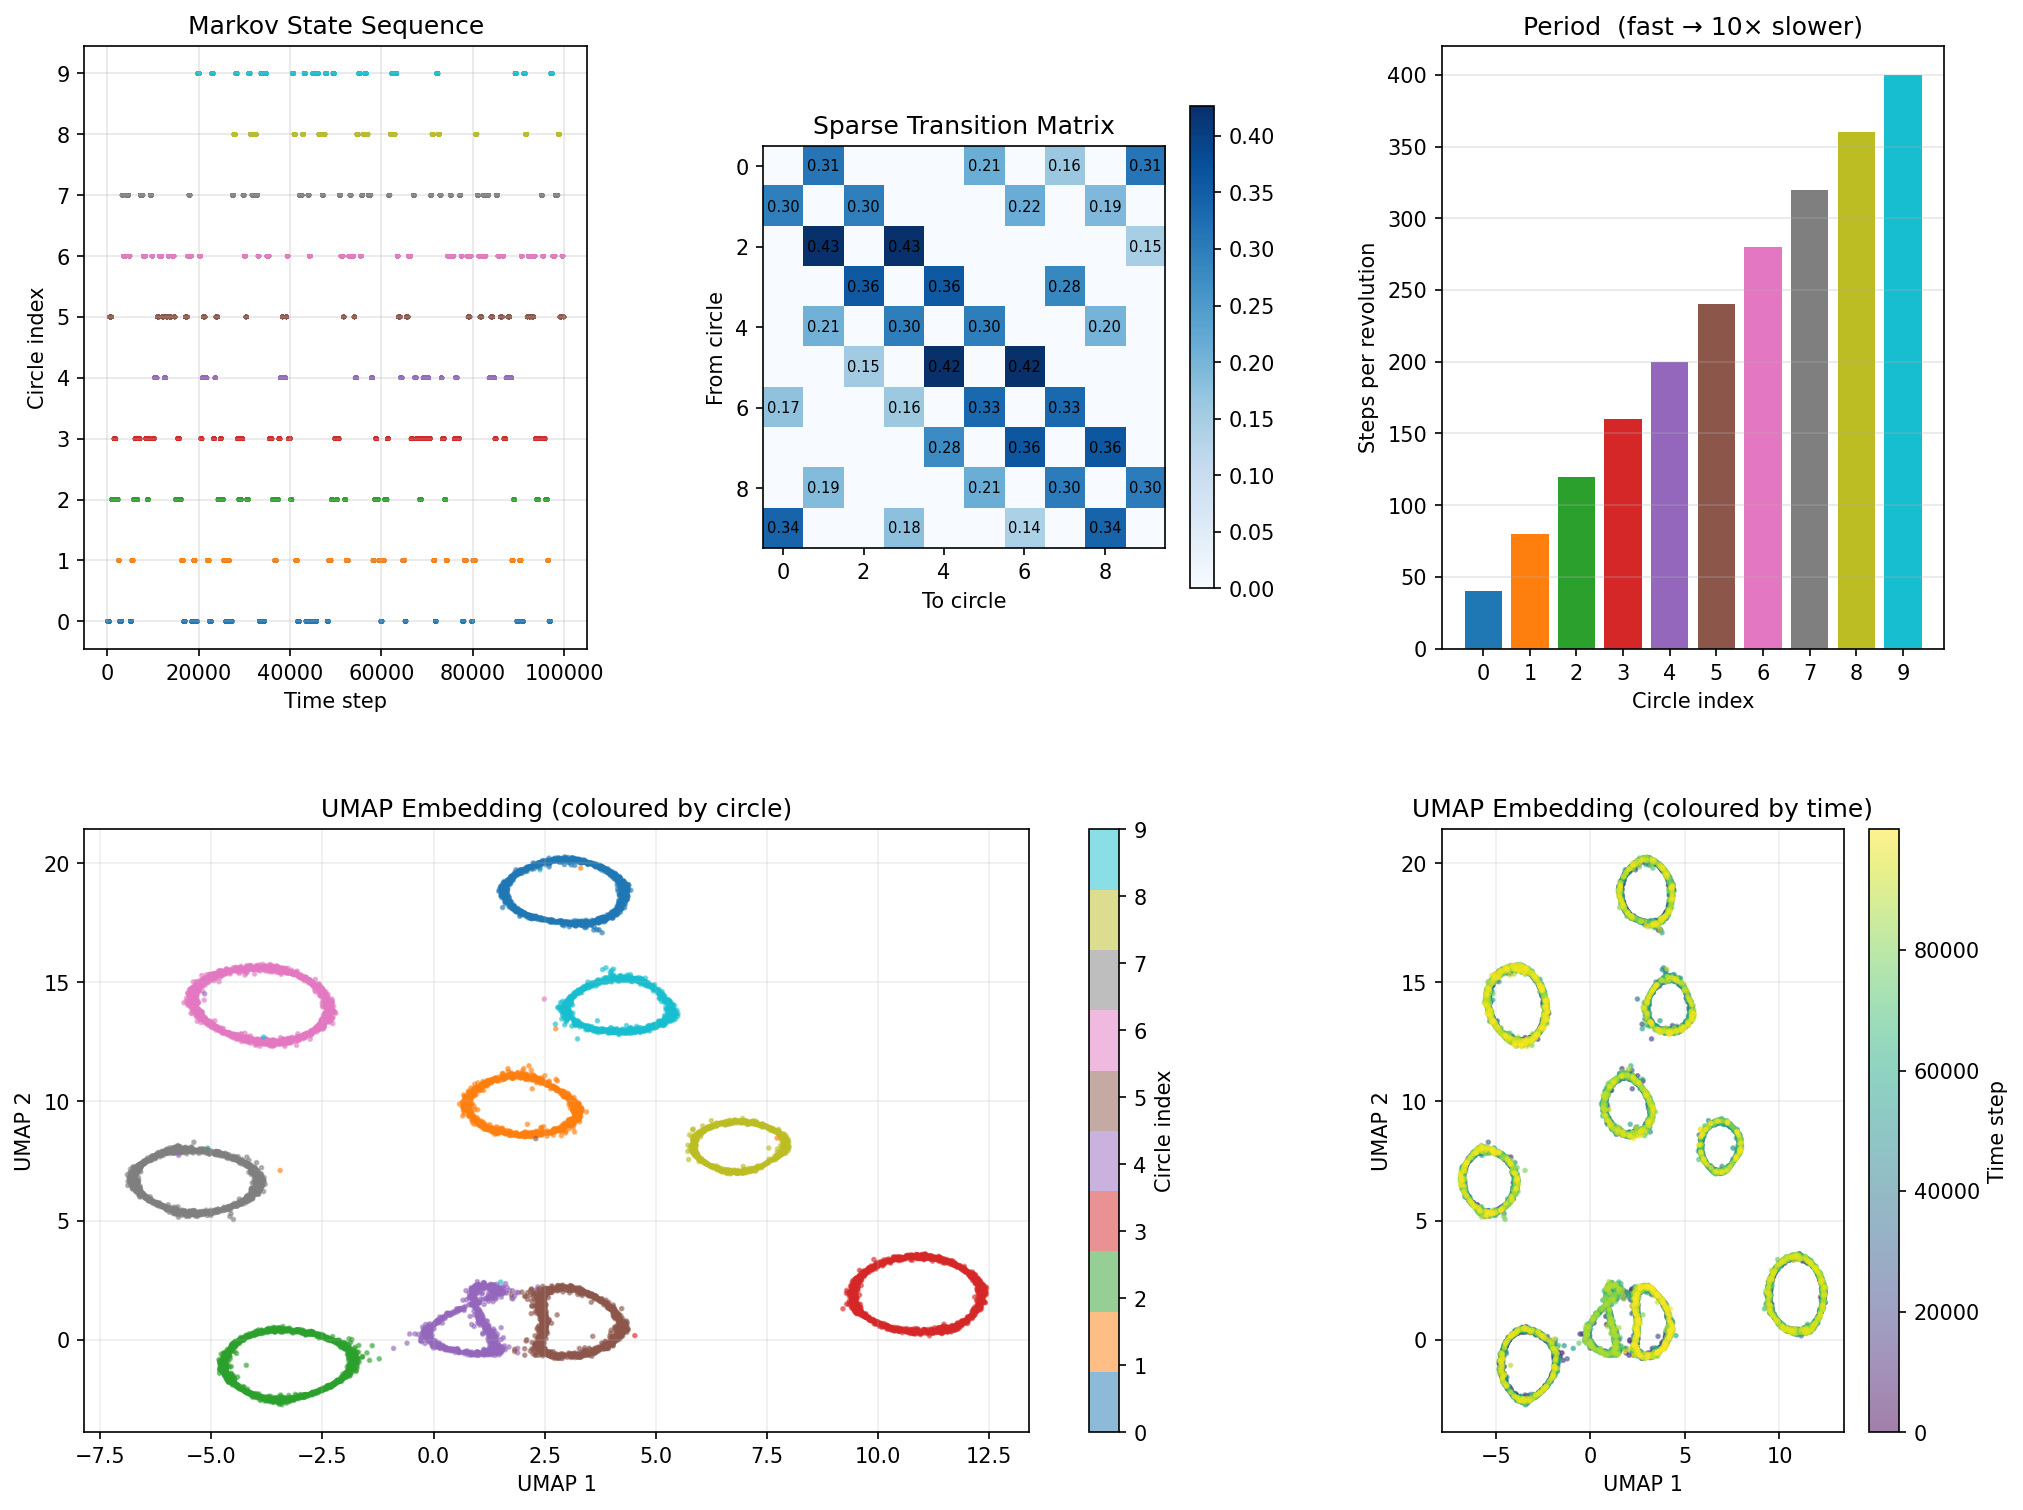

Write the Python code that produced this figure.
"""
Markov-Switching Time Series on Multiple Circles

Generates a time series where a point traverses 10 circles embedded in
20-dimensional ambient space.  All circles share the same center (the
origin) and have statistically similar radii (large enough that the
circular signal spans the full ambient space).  Each circle lives in
its own random 2D sub-plane and has a distinct, fixed angular velocity.

Dynamics
--------
The model visits one circle at a time as a "syllable":
  1. Enter circle i at its fixed entry angle.
  2. Traverse at the circle's fixed angular velocity  ω_i = 2π / period_i.
     Periods are linearly spaced from 40 steps (fastest) to 400 steps
     (slowest) per revolution — a 10× speed range.
  3. The number of complete revolutions K per visit is drawn so that
     K × period_i ≈ 400 steps (target from Normal(400, 100), quantised
     to whole revolutions).  This keeps dwell times near ~400 steps,
     preserves fixed entry/exit angles, and guarantees constant ω
     within each state.
  4. On exit, choose the next circle from the off-diagonal entries of a
     sparse transition matrix (ring + shortcut connectivity, zero
     diagonal).
"""

import json
from pathlib import Path

import numpy as np
import matplotlib.pyplot as plt
import umap


# ---------------------------------------------------------------------------
# Circle geometry
# ---------------------------------------------------------------------------

def create_circles(n_circles=10, ambient_dim=20, radius_mean=3.0,
                    radius_std=0.3, seed=42):
    """
    Define n_circles circles in high-dimensional ambient space.

    All circles share the same center (the origin).  Each lives in its
    own random 2D sub-plane.  Radii are drawn from a narrow Normal
    distribution so they are statistically similar.

    Note: callers should set ``radius_mean`` large enough that the
    circular signal spans the ambient dimensions (e.g. 20.0 for a
    20-dimensional space, giving per-dimension amplitude ~20/√20 ≈ 4.5).

    Returns
    -------
    radii : ndarray (n_circles,)
    planes : list of (v1, v2) orthonormal basis pairs
    centers : list of ndarray (ambient_dim,)  – all identical (origin)
    """
    rng = np.random.default_rng(seed)

    # Similar radii drawn from a tight distribution
    radii = rng.normal(radius_mean, radius_std, n_circles)
    radii = np.clip(radii, radius_mean * 0.5, radius_mean * 1.5)  # safety

    planes = []
    for _ in range(n_circles):
        # Random orthonormal 2D basis via Gram-Schmidt
        v1 = rng.standard_normal(ambient_dim)
        v1 /= np.linalg.norm(v1)
        v2 = rng.standard_normal(ambient_dim)
        v2 -= v2.dot(v1) * v1
        v2 /= np.linalg.norm(v2)
        planes.append((v1, v2))

    # Shared center at the origin for all circles
    center = np.zeros(ambient_dim)
    centers = [center] * n_circles

    return radii, planes, centers


def point_on_circle(theta, radius, plane, center):
    """Map an angle to a point on a circle in ambient space."""
    v1, v2 = plane
    return center + radius * (np.cos(theta) * v1 + np.sin(theta) * v2)


# ---------------------------------------------------------------------------
# Sparse Markov transition matrix
# ---------------------------------------------------------------------------

def create_sparse_transition_matrix(n_circles=10, seed=42):
    """
    Build a sparse, row-stochastic *off-diagonal* transition matrix.

    The diagonal is zero because self-transitions are not used — the model
    always completes an integer number of full revolutions on a circle
    before switching to a different one.

    Structure: ring connectivity + long-range shortcut edges.

    Returns
    -------
    T : ndarray (n_circles, n_circles)
        Row-stochastic with zeros on the diagonal.
    """
    rng = np.random.default_rng(seed)
    T = np.zeros((n_circles, n_circles))

    # Ring neighbors
    for i in range(n_circles):
        T[i, (i + 1) % n_circles] = 1.0
        T[i, (i - 1) % n_circles] = 1.0

    # Long-range shortcut connections
    shortcuts = [
        (0, 5), (0, 7),
        (1, 6), (1, 8),
        (2, 9),
        (3, 7),
        (4, 8), (4, 1),
        (5, 2),
        (6, 0), (6, 3),
        (7, 4),
        (8, 1), (8, 5),
        (9, 3), (9, 6),
    ]
    for i, j in shortcuts:
        T[i, j] += rng.uniform(0.3, 0.8)

    # Zero out diagonal (no self-transitions) and normalise rows
    np.fill_diagonal(T, 0.0)
    T /= T.sum(axis=1, keepdims=True)
    return T


# ---------------------------------------------------------------------------
# Time-series generation
# ---------------------------------------------------------------------------

def generate_time_series(
    n_steps=100000,
    n_circles=10,
    ambient_dim=20,
    radius_mean=20.0,
    radius_std=2.0,
    noise_std=0.1,
    dwell_mean=400,
    dwell_std=100,
    min_period=40,
    max_period=400,
    seed=42,
):
    """
    Generate a syllable-based time series on multiple circles.

    Each "syllable" is one visit to a circle:
      - Enter at the circle's fixed entry angle.
      - Each circle has a fixed angular velocity  ω_i = 2π / period_i,
        where period_i (steps per revolution) is linearly spaced from
        ``min_period`` (fastest) to ``max_period`` (slowest).
      - The number of complete revolutions K is drawn so that
        K × period_i ≈ dwell_mean, giving ~400 steps per visit.
        This ensures fixed entry/exit angles and fixed ω within a state.
      - On exit, choose the next circle via the off-diagonal transition
        matrix.

    Parameters
    ----------
    n_steps : int
        Total length of the time series.
    n_circles : int
        Number of circles.
    ambient_dim : int
        Dimension of the ambient space.
    radius_mean : float
        Mean radius for all circles.
    radius_std : float
        Std-dev of the radius distribution.
    noise_std : float
        Std-dev of isotropic Gaussian observation noise.
    dwell_mean : float
        Target mean dwell time per visit (~400 steps).
    dwell_std : float
        Target std-dev of dwell times (~100 steps).
    min_period : int
        Steps per revolution for the fastest circle.
    max_period : int
        Steps per revolution for the slowest circle.
    seed : int
        Random seed for reproducibility.

    Returns
    -------
    X : ndarray (n_steps, ambient_dim)   – observed positions
    states : ndarray (n_steps,)          – active circle index
    thetas : ndarray (n_steps,)          – angle on active circle
    T : ndarray (n_circles, n_circles)   – transition matrix
    radii : ndarray (n_circles,)         – circle radii
    entry_angles : ndarray (n_circles,)  – fixed entry angle per circle
    periods : ndarray (n_circles,)       – steps per revolution
    """
    rng = np.random.default_rng(seed)

    radii, planes, centers = create_circles(
        n_circles, ambient_dim, radius_mean, radius_std, seed
    )
    T = create_sparse_transition_matrix(n_circles, seed)

    # Per-circle period (steps per revolution): fast → slow
    periods = np.linspace(min_period, max_period, n_circles).astype(int)

    # Fixed angular velocity per circle (constant within a state)
    angular_velocities = 2 * np.pi / periods

    # Fixed entry angle for each circle
    entry_angles = rng.uniform(0, 2 * np.pi, n_circles)

    # Allocate output arrays
    X = np.zeros((n_steps, ambient_dim))
    states = np.zeros(n_steps, dtype=int)
    thetas = np.zeros(n_steps)

    t = 0
    current_circle = 0

    while t < n_steps:
        period = periods[current_circle]
        omega = angular_velocities[current_circle]
        entry = entry_angles[current_circle]

        # Draw target dwell, then quantise to whole revolutions
        target_dwell = rng.normal(dwell_mean, dwell_std)
        n_revs = max(1, round(target_dwell / period))
        dwell = n_revs * period                   # exact multiple → same exit angle
        dwell = min(dwell, n_steps - t)            # don't overshoot

        for s in range(dwell):
            angle = entry + s * omega
            states[t] = current_circle
            thetas[t] = angle % (2 * np.pi)

            pos = point_on_circle(
                thetas[t],
                radii[current_circle],
                planes[current_circle],
                centers[current_circle],
            )
            X[t] = pos + rng.normal(0, noise_std, ambient_dim)
            t += 1
            if t >= n_steps:
                break

        # Transition to next circle (off-diagonal only)
        current_circle = rng.choice(n_circles, p=T[current_circle])

    return X, states, thetas, T, radii, entry_angles, periods


# ---------------------------------------------------------------------------
# Data saving
# ---------------------------------------------------------------------------

def save_dataset(out_dir, X, states, thetas, T, radii, entry_angles, periods,
                 config):
    """
    Save the generated time series to disk.

    Files written
    -------------
    {out_dir}/data.npz
        Arrays: X (n_steps, ambient_dim), states (n_steps,),
        thetas (n_steps,), transition_matrix (n_circles, n_circles),
        radii (n_circles,), entry_angles (n_circles,),
        periods (n_circles,).
    {out_dir}/config.json
        Generation parameters (seed, dimensions, dwell stats, etc.)
        so the dataset is fully reproducible.
    """
    out = Path(out_dir)
    out.mkdir(parents=True, exist_ok=True)

    np.savez_compressed(
        out / 'data.npz',
        X=X,
        states=states,
        thetas=thetas,
        transition_matrix=T,
        radii=radii,
        entry_angles=entry_angles,
        periods=periods,
    )

    with open(out / 'config.json', 'w') as f:
        json.dump(config, f, indent=2)

    print(f"Saved dataset to {out}/  "
          f"(data.npz: {X.nbytes / 1e6:.1f} MB, config.json)")


# ---------------------------------------------------------------------------
# Visualization & summary
# ---------------------------------------------------------------------------

# Default generation parameters (single source of truth)
#
# Noise level: noise_std ≈ 2.83.
# Signal power per dimension ≈ radius_mean² / ambient_dim = 400/20 = 20.
# SNR = signal_power / noise_std² = 20 / 8 ≈ 2.5.
DEFAULT_CONFIG = dict(
    n_steps=100000,
    n_circles=10,
    ambient_dim=20,
    radius_mean=20.0,
    radius_std=2.0,
    noise_std=2.83,
    dwell_mean=400,
    dwell_std=100,
    min_period=40,
    max_period=400,
    seed=42,
)


def main(run_umap=True):
    # ---- generate data ----
    config = DEFAULT_CONFIG.copy()
    X, states, thetas, T, radii, entry_angles, periods = generate_time_series(
        **config
    )

    # ---- save dataset ----
    save_dataset('data', X, states, thetas, T, radii, entry_angles, periods,
                 config)

    # ---- UMAP embedding (optional, on a subsample for speed) ----
    umap_max_points = 10000
    if run_umap:
        if len(X) > umap_max_points:
            idx = np.random.default_rng(42).choice(
                len(X), umap_max_points, replace=False)
            idx.sort()
            X_sub, states_sub = X[idx], states[idx]
            print(f"Computing UMAP on {umap_max_points} / {len(X)} points...")
        else:
            X_sub, states_sub = X, states
            idx = np.arange(len(X))
            print("Computing UMAP embedding...")
        reducer = umap.UMAP(n_neighbors=50, min_dist=0.3, metric='euclidean',
                            random_state=42)
        X_umap = reducer.fit_transform(X_sub)

    # ---- figure ----
    if run_umap:
        fig = plt.figure(figsize=(16, 12))
        gs = fig.add_gridspec(2, 3, hspace=0.3, wspace=0.35)
    else:
        fig, axes = plt.subplots(1, 3, figsize=(16, 5))

    # (a) State sequence
    ax = fig.add_subplot(gs[0, 0]) if run_umap else axes[0]
    ax.scatter(np.arange(len(states)), states, c=states, cmap='tab10',
               s=1, alpha=0.4)
    ax.set_xlabel('Time step')
    ax.set_ylabel('Circle index')
    ax.set_title('Markov State Sequence')
    ax.set_yticks(range(10))
    ax.grid(True, alpha=0.3)

    # (b) Transition matrix
    ax = fig.add_subplot(gs[0, 1]) if run_umap else axes[1]
    im = ax.imshow(T, cmap='Blues', vmin=0)
    ax.set_xlabel('To circle')
    ax.set_ylabel('From circle')
    ax.set_title('Sparse Transition Matrix')
    for i in range(T.shape[0]):
        for j in range(T.shape[1]):
            if T[i, j] > 0.005:
                ax.text(j, i, f'{T[i,j]:.2f}', ha='center', va='center',
                        fontsize=7, color='white' if T[i, j] > 0.5 else 'black')
    plt.colorbar(im, ax=ax, shrink=0.8)

    # (c) Period (steps per revolution) per circle
    ax = fig.add_subplot(gs[0, 2]) if run_umap else axes[2]
    colors = plt.cm.tab10(np.linspace(0, 1, 10))
    ax.bar(range(10), periods, color=colors)
    ax.set_xlabel('Circle index')
    ax.set_ylabel('Steps per revolution')
    ax.set_title('Period  (fast → 10× slower)')
    ax.set_xticks(range(10))
    ax.grid(True, alpha=0.3, axis='y')

    if run_umap:
        # (d) UMAP coloured by circle state (bottom-left, wide)
        ax = fig.add_subplot(gs[1, 0:2])
        sc = ax.scatter(X_umap[:, 0], X_umap[:, 1], c=states_sub,
                        cmap='tab10', s=3, alpha=0.5)
        ax.set_xlabel('UMAP 1')
        ax.set_ylabel('UMAP 2')
        ax.set_title('UMAP Embedding (coloured by circle)')
        cbar = plt.colorbar(sc, ax=ax, label='Circle index')
        cbar.set_ticks(range(10))
        ax.grid(True, alpha=0.2)

        # (e) UMAP coloured by time (bottom-right)
        ax = fig.add_subplot(gs[1, 2])
        sc2 = ax.scatter(X_umap[:, 0], X_umap[:, 1], c=idx,
                         cmap='viridis', s=3, alpha=0.5)
        ax.set_xlabel('UMAP 1')
        ax.set_ylabel('UMAP 2')
        ax.set_title('UMAP Embedding (coloured by time)')
        plt.colorbar(sc2, ax=ax, label='Time step')
        ax.grid(True, alpha=0.2)

    plt.tight_layout()
    plt.savefig('markov_circles_timeseries.png', dpi=150, bbox_inches='tight')
    plt.close()

    # ---- Sample data images: raw dimensions vs time ----
    # Evenly spaced windows: beginning, middle, end of the time series
    n_samples = 3
    window = 3000  # time steps per sample
    total = len(states)
    starts = [0, total // 2 - window // 2, total - window]

    for idx, t0 in enumerate(starts):
        t1 = t0 + window

        fig = plt.figure(figsize=(16, 6))
        # 2 rows, 2 cols: left column for plots, right column for colorbar
        gs = fig.add_gridspec(2, 2, height_ratios=[1, 4],
                              width_ratios=[1, 0.02], hspace=0.05, wspace=0.03)

        ax_top = fig.add_subplot(gs[0, 0])
        ax_bot = fig.add_subplot(gs[1, 0], sharex=ax_top)
        ax_cbar = fig.add_subplot(gs[1, 1])

        # Top strip: state sequence coloured by circle
        for t in range(t0, t1):
            ax_top.axvspan(t, t + 1, color=plt.cm.tab10(states[t] / 10),
                           alpha=0.8, linewidth=0)
        ax_top.set_xlim(t0, t1)
        ax_top.set_yticks([])
        ax_top.set_ylabel('State', fontsize=10)
        ax_top.set_title(f'Sample window  t = {t0} … {t1}  '
                         f'({window} steps)', fontsize=12)
        plt.setp(ax_top.get_xticklabels(), visible=False)

        # Bottom: heatmap of all dimensions
        chunk = X[t0:t1, :].T           # (ambient_dim, window)
        im = ax_bot.imshow(chunk, aspect='auto', cmap='RdBu_r',
                           extent=[t0, t1, chunk.shape[0] - 0.5, -0.5],
                           interpolation='none')
        ax_bot.set_xlabel('Time step', fontsize=10)
        ax_bot.set_ylabel('Dimension', fontsize=10)
        ax_bot.set_yticks(range(chunk.shape[0]))

        # Colorbar in its own aligned column
        plt.colorbar(im, cax=ax_cbar, label='Value')

        # Hide the top-right cell so it doesn't take space
        ax_dummy = fig.add_subplot(gs[0, 1])
        ax_dummy.axis('off')

        fname = f'sample_window_{idx}.png'
        plt.savefig(fname, dpi=150, bbox_inches='tight')
        plt.close()
        print(f"Saved {fname}  (t={t0}..{t1})")

    # ---- console summary ----
    print("Saved plot to markov_circles_timeseries.png")
    print(f"\nData shape : {X.shape}")
    print(f"Ambient dim: {X.shape[1]}")
    print(f"Time steps : {X.shape[0]}")

    # Compute per-circle dwell-time statistics from the state sequence
    dwell_lengths = {i: [] for i in range(10)}
    run_start = 0
    for t in range(1, len(states)):
        if states[t] != states[t - 1]:
            dwell_lengths[states[t - 1]].append(t - run_start)
            run_start = t
    dwell_lengths[states[-1]].append(len(states) - run_start)  # final run

    print(f"\n{'Circle':<8} {'Radius':<8} {'Period':<8} {'Steps':<8} "
          f"{'Frac%':<7} {'#Visits':<8} {'MeanDwell':<10} {'StdDwell':<10}")
    print('-' * 75)
    for i in range(10):
        n_steps_i = (states == i).sum()
        frac = 100 * n_steps_i / len(states)
        dwells = dwell_lengths[i]
        n_vis = len(dwells)
        m_dw = np.mean(dwells) if dwells else 0
        s_dw = np.std(dwells) if dwells else 0
        print(f"{i:<8} {radii[i]:<8.2f} {periods[i]:<8} "
              f"{n_steps_i:<8} {frac:<7.1f} {n_vis:<8} {m_dw:<10.1f} {s_dw:<10.1f}")

    print(f"\n{'Entry angles (rad):'}")
    for i in range(10):
        print(f"  Circle {i}: {entry_angles[i]:.3f}")

    print(f"\nTransition matrix (off-diagonal, non-zero entries):")
    for i in range(T.shape[0]):
        nonzero = [(j, T[i, j]) for j in range(T.shape[1]) if T[i, j] > 1e-6]
        entries = ', '.join(f'{j}:{p:.3f}' for j, p in nonzero)
        print(f"  Circle {i} → {entries}")


if __name__ == '__main__':
    import argparse
    parser = argparse.ArgumentParser()
    parser.add_argument('--no-umap', action='store_true',
                        help='Skip the UMAP embedding (much faster)')
    args = parser.parse_args()
    main(run_umap=not args.no_umap)
